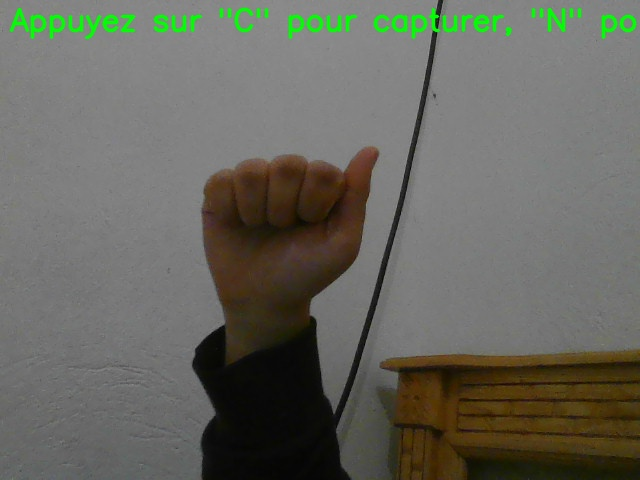
#> input picture 0/0.jpg, 640 x 480 px; its folder holds only this picture in this run
$ python -i create_dataset.py   (imports and definitions only)
#> lines starting #> are read from the running program, lines starting #| are printed output that depends on the picture
#> further down, picture is the input picture: shape (480, 640, 3); mean B, G, R 94.6, 103.3, 103
import os
import cv2
import numpy as np
import pickle
import random
import mediapipe as mp

# Initialiser Mediapipe
mp_hands = mp.solutions.hands
# [1 line that did not run here, left out]

DATA_DIR = r'C:\Users\samar\OneDrive\Documents\projet (1)\projet'  # Chemin vers votre répertoire de données
correct_length = 42  # Nombre de points de repères à extraire (21 points * 2 coordonnées)

data = []
labels = []


# Fonction de prétraitement de l'image (redimensionnement, conversion en gris)
def preprocess_image(img):
    img = cv2.resize(img, (256, 256))  # Redimensionner l'image
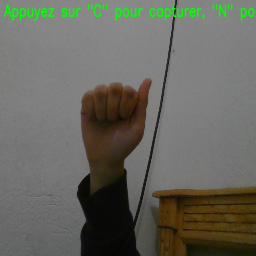
#> img: shape (256, 256, 3); mean of channels 0, 1, 2 94.5, 103.2, 102.9; drawn as B, G, R
    img_gray = cv2.cvtColor(img, cv2.COLOR_BGR2GRAY)  # Convertir en niveaux de gris
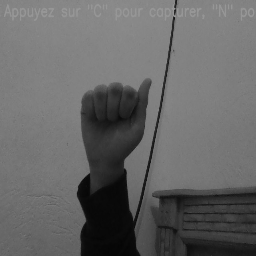
#> img_gray: shape (256, 256); min 5, max 153, mean 102.2
    img_blur = cv2.GaussianBlur(img_gray, (5, 5), 0)  # Appliquer un flou pour réduire le bruit
    return img_blur

# Fonction pour normaliser et extraire les landmarks
def extract_landmarks(img, results):
    data_aux = []
    x_ = []
    y_ = []

    for hand_landmarks in results.multi_hand_landmarks:
        for i in range(len(hand_landmarks.landmark)):
            x = hand_landmarks.landmark[i].x
            y = hand_landmarks.landmark[i].y
            x_.append(x)
            y_.append(y)

        # Normaliser les coordonnées
        for i in range(len(hand_landmarks.landmark)):
            x = hand_landmarks.landmark[i].x
            y = hand_landmarks.landmark[i].y
            data_aux.append(x - min(x_))  # Normalisation par rapport à la coordonnée minimale x
            data_aux.append(y - min(y_))  # Normalisation par rapport à la coordonnée minimale y

    return data_aux, x_, y_

# Augmentation des données : rotation et ajustement de la luminosité
def augment_data(img):
    # Rotation aléatoire entre -15 et 15 degrés
    rows, cols = img.shape[:2]
    angle = random.randint(-15, 15)
    matrix = cv2.getRotationMatrix2D((cols / 2, rows / 2), angle, 1)
    img_rotated = cv2.warpAffine(img, matrix, (cols, rows))

    # Ajustement de la luminosité
    alpha = random.uniform(0.8, 1.2)  # Facteur de contraste
    beta = random.randint(-30, 30)  # Facteur de luminosité
    img_augmented = cv2.convertScaleAbs(img_rotated, alpha=alpha, beta=beta)

    return img_augmented

# Parcourir les données pour extraire les landmarks
# [35 lines not run here, left out]

>>> import cv2
>>> picture = cv2.imread('0/0.jpg')
>>> result = preprocess_image(picture)

$ run again, on 0/1.jpg
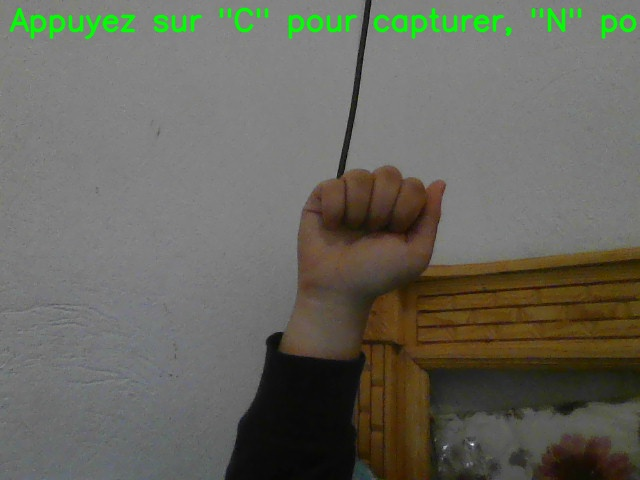
#> input picture 0/1.jpg, 640 x 480 px
#> picture is the input picture: shape (480, 640, 3); mean B, G, R 92.9, 102.6, 103.1
#> in preprocess_image, `img = cv2.resize(img, (256, 256))  # Redimensionner l'image`:
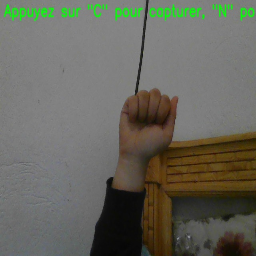
#> img: shape (256, 256, 3); mean of channels 0, 1, 2 92.8, 102.5, 103; drawn as B, G, R
#> in preprocess_image, `img_gray = cv2.cvtColor(img, cv2.COLOR_BGR2GRAY)`:
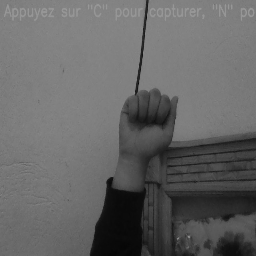
#> img_gray: shape (256, 256); min 5, max 153, mean 101.5
